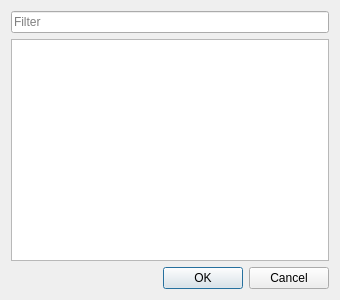
<?xml version="1.0" encoding="UTF-8"?>
<ui version="4.0">
 <class>AddLangDialog</class>
 <widget class="QDialog" name="AddLangDialog">
  <property name="geometry">
   <rect>
    <x>0</x>
    <y>0</y>
    <width>340</width>
    <height>300</height>
   </rect>
  </property>
  <property name="windowTitle">
   <string>Add language</string>
  </property>
  <property name="windowIcon">
   <iconset theme="preferences-desktop-locale">
    <normaloff>.</normaloff>.</iconset>
  </property>
  <layout class="QVBoxLayout" name="verticalLayout">
   <item>
    <widget class="QLineEdit" name="searchLineEdit">
     <property name="placeholderText">
      <string>Filter</string>
     </property>
     <property name="clearButtonEnabled">
      <bool>true</bool>
     </property>
    </widget>
   </item>
   <item>
    <widget class="QListWidget" name="langListWidget">
     <property name="sortingEnabled">
      <bool>true</bool>
     </property>
    </widget>
   </item>
   <item>
    <widget class="QDialogButtonBox" name="dialogButtonBox">
     <property name="standardButtons">
      <set>QDialogButtonBox::Cancel|QDialogButtonBox::Ok</set>
     </property>
    </widget>
   </item>
  </layout>
 </widget>
 <resources/>
 <connections>
  <connection>
   <sender>dialogButtonBox</sender>
   <signal>accepted()</signal>
   <receiver>AddLangDialog</receiver>
   <slot>accept()</slot>
   <hints>
    <hint type="sourcelabel">
     <x>149</x>
     <y>272</y>
    </hint>
    <hint type="destinationlabel">
     <x>149</x>
     <y>149</y>
    </hint>
   </hints>
  </connection>
  <connection>
   <sender>dialogButtonBox</sender>
   <signal>rejected()</signal>
   <receiver>AddLangDialog</receiver>
   <slot>reject()</slot>
   <hints>
    <hint type="sourcelabel">
     <x>149</x>
     <y>272</y>
    </hint>
    <hint type="destinationlabel">
     <x>149</x>
     <y>149</y>
    </hint>
   </hints>
  </connection>
  <connection>
   <sender>langListWidget</sender>
   <signal>itemDoubleClicked(QListWidgetItem*)</signal>
   <receiver>AddLangDialog</receiver>
   <slot>accept()</slot>
   <hints>
    <hint type="sourcelabel">
     <x>149</x>
     <y>146</y>
    </hint>
    <hint type="destinationlabel">
     <x>149</x>
     <y>149</y>
    </hint>
   </hints>
  </connection>
 </connections>
</ui>
